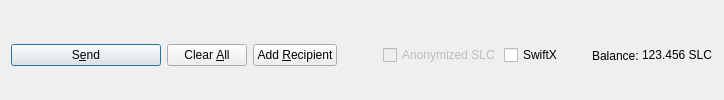
         <widget class="QFrame" name="frame_Send">
          <layout class="QHBoxLayout" name="horizontalLayout">
           <property name="bottomMargin">
            <number>0</number>
           </property>
           <item>
            <widget class="QPushButton" name="sendButton">
             <property name="minimumSize">
              <size>
               <width>150</width>
               <height>0</height>
              </size>
             </property>
             <property name="toolTip">
              <string>Confirm the send action</string>
             </property>
             <property name="text">
              <string>S&amp;end</string>
             </property>
             <property name="icon">
              <iconset resource="../sollida.qrc">
               <normaloff>:/icons/send</normaloff>:/icons/send</iconset>
             </property>
             <property name="autoDefault">
              <bool>false</bool>
             </property>
             <property name="default">
              <bool>true</bool>
             </property>
            </widget>
           </item>
           <item>
            <widget class="QPushButton" name="clearButton">
             <property name="sizePolicy">
              <sizepolicy hsizetype="Minimum" vsizetype="Fixed">
               <horstretch>0</horstretch>
               <verstretch>0</verstretch>
              </sizepolicy>
             </property>
             <property name="toolTip">
              <string>Clear all fields of the form.</string>
             </property>
             <property name="text">
              <string>Clear &amp;All</string>
             </property>
             <property name="icon">
              <iconset resource="../sollida.qrc">
               <normaloff>:/icons/remove</normaloff>:/icons/remove</iconset>
             </property>
             <property name="autoDefault">
              <bool>false</bool>
             </property>
            </widget>
           </item>
           <item>
            <widget class="QPushButton" name="addButton">
             <property name="toolTip">
              <string>Send to multiple recipients at once</string>
             </property>
             <property name="text">
              <string>Add &amp;Recipient</string>
             </property>
             <property name="icon">
              <iconset resource="../sollida.qrc">
               <normaloff>:/icons/add</normaloff>:/icons/add</iconset>
             </property>
             <property name="autoDefault">
              <bool>false</bool>
             </property>
            </widget>
           </item>
           <item>
            <spacer name="horizontalSpacer">
             <property name="orientation">
              <enum>Qt::Horizontal</enum>
             </property>
             <property name="sizeHint" stdset="0">
              <size>
               <width>40</width>
               <height>20</height>
              </size>
             </property>
            </spacer>
           </item>
           <item>
            <layout class="QHBoxLayout" name="horizontalLayout_2">
             <property name="spacing">
              <number>3</number>
             </property>
             <item>
              <widget class="QCheckBox" name="checkzSLC">
               <property name="enabled">
                <bool>false</bool>
               </property>
               <property name="text">
                <string>Anonymized SLC</string>
               </property>
              </widget>
             </item>
             <item>
              <widget class="QCheckBox" name="checkSwiftTX">
               <property name="enabled">
                <bool>true</bool>
               </property>
               <property name="minimumSize">
                <size>
                 <width>85</width>
                 <height>0</height>
                </size>
               </property>
               <property name="text">
                <string>SwiftX</string>
               </property>
              </widget>
             </item>
             <item>
              <widget class="QLabel" name="label">
               <property name="text">
                <string>Balance:</string>
               </property>
              </widget>
             </item>
             <item>
              <widget class="QLabel" name="labelBalance">
               <property name="sizePolicy">
                <sizepolicy hsizetype="Preferred" vsizetype="Fixed">
                 <horstretch>0</horstretch>
                 <verstretch>0</verstretch>
                </sizepolicy>
               </property>
               <property name="cursor">
                <cursorShape>IBeamCursor</cursorShape>
               </property>
               <property name="text">
                <string notr="true">123.456 SLC</string>
               </property>
               <property name="textInteractionFlags">
                <set>Qt::LinksAccessibleByMouse|Qt::TextSelectableByKeyboard|Qt::TextSelectableByMouse</set>
               </property>
              </widget>
             </item>
            </layout>
           </item>
          </layout>
         </widget>
